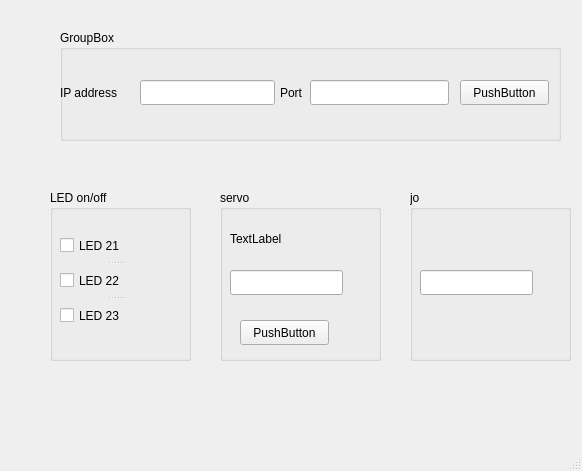
<?xml version="1.0" encoding="UTF-8"?>
<ui version="4.0">
 <class>MainWindow</class>
 <widget class="QMainWindow" name="MainWindow">
  <property name="geometry">
   <rect>
    <x>0</x>
    <y>0</y>
    <width>582</width>
    <height>471</height>
   </rect>
  </property>
  <property name="windowTitle">
   <string>MainWindow</string>
  </property>
  <widget class="QWidget" name="centralwidget">
   <widget class="QGroupBox" name="groupBox">
    <property name="geometry">
     <rect>
      <x>60</x>
      <y>30</y>
      <width>501</width>
      <height>111</height>
     </rect>
    </property>
    <property name="title">
     <string>GroupBox</string>
    </property>
    <widget class="QLabel" name="label">
     <property name="geometry">
      <rect>
       <x>0</x>
       <y>50</y>
       <width>70</width>
       <height>25</height>
      </rect>
     </property>
     <property name="text">
      <string>IP address</string>
     </property>
    </widget>
    <widget class="QLabel" name="label_2">
     <property name="geometry">
      <rect>
       <x>220</x>
       <y>50</y>
       <width>66</width>
       <height>25</height>
      </rect>
     </property>
     <property name="text">
      <string>Port</string>
     </property>
    </widget>
    <widget class="QLineEdit" name="ipEdit">
     <property name="geometry">
      <rect>
       <x>80</x>
       <y>50</y>
       <width>135</width>
       <height>25</height>
      </rect>
     </property>
    </widget>
    <widget class="QLineEdit" name="portEdit">
     <property name="geometry">
      <rect>
       <x>250</x>
       <y>50</y>
       <width>139</width>
       <height>25</height>
      </rect>
     </property>
    </widget>
    <widget class="QPushButton" name="ConnectBtn">
     <property name="geometry">
      <rect>
       <x>400</x>
       <y>50</y>
       <width>89</width>
       <height>25</height>
      </rect>
     </property>
     <property name="text">
      <string>PushButton</string>
     </property>
    </widget>
   </widget>
   <widget class="QGroupBox" name="groupBox_2">
    <property name="geometry">
     <rect>
      <x>50</x>
      <y>190</y>
      <width>141</width>
      <height>171</height>
     </rect>
    </property>
    <property name="title">
     <string>LED on/off</string>
    </property>
    <widget class="QSplitter" name="splitter">
     <property name="geometry">
      <rect>
       <x>10</x>
       <y>40</y>
       <width>111</width>
       <height>101</height>
      </rect>
     </property>
     <property name="orientation">
      <enum>Qt::Vertical</enum>
     </property>
     <widget class="QCheckBox" name="led21">
      <property name="text">
       <string>LED 21</string>
      </property>
     </widget>
     <widget class="QCheckBox" name="led22">
      <property name="text">
       <string>LED 22</string>
      </property>
     </widget>
     <widget class="QCheckBox" name="led23">
      <property name="text">
       <string>LED 23</string>
      </property>
     </widget>
    </widget>
   </widget>
   <widget class="QGroupBox" name="groupBox_3">
    <property name="geometry">
     <rect>
      <x>220</x>
      <y>190</y>
      <width>161</width>
      <height>171</height>
     </rect>
    </property>
    <property name="title">
     <string>servo</string>
    </property>
    <widget class="QLabel" name="label_3">
     <property name="geometry">
      <rect>
       <x>10</x>
       <y>40</y>
       <width>67</width>
       <height>17</height>
      </rect>
     </property>
     <property name="text">
      <string>TextLabel</string>
     </property>
    </widget>
    <widget class="QLineEdit" name="degree">
     <property name="geometry">
      <rect>
       <x>10</x>
       <y>80</y>
       <width>113</width>
       <height>25</height>
      </rect>
     </property>
    </widget>
    <widget class="QPushButton" name="move">
     <property name="geometry">
      <rect>
       <x>20</x>
       <y>130</y>
       <width>89</width>
       <height>25</height>
      </rect>
     </property>
     <property name="text">
      <string>PushButton</string>
     </property>
    </widget>
   </widget>
   <widget class="QGroupBox" name="groupBox_4">
    <property name="geometry">
     <rect>
      <x>410</x>
      <y>190</y>
      <width>161</width>
      <height>171</height>
     </rect>
    </property>
    <property name="title">
     <string>jo</string>
    </property>
    <widget class="QLineEdit" name="sensor">
     <property name="geometry">
      <rect>
       <x>10</x>
       <y>80</y>
       <width>113</width>
       <height>25</height>
      </rect>
     </property>
    </widget>
   </widget>
  </widget>
  <widget class="QMenuBar" name="menubar">
   <property name="geometry">
    <rect>
     <x>0</x>
     <y>0</y>
     <width>582</width>
     <height>22</height>
    </rect>
   </property>
  </widget>
  <widget class="QStatusBar" name="statusbar"/>
 </widget>
 <resources/>
 <connections/>
</ui>
